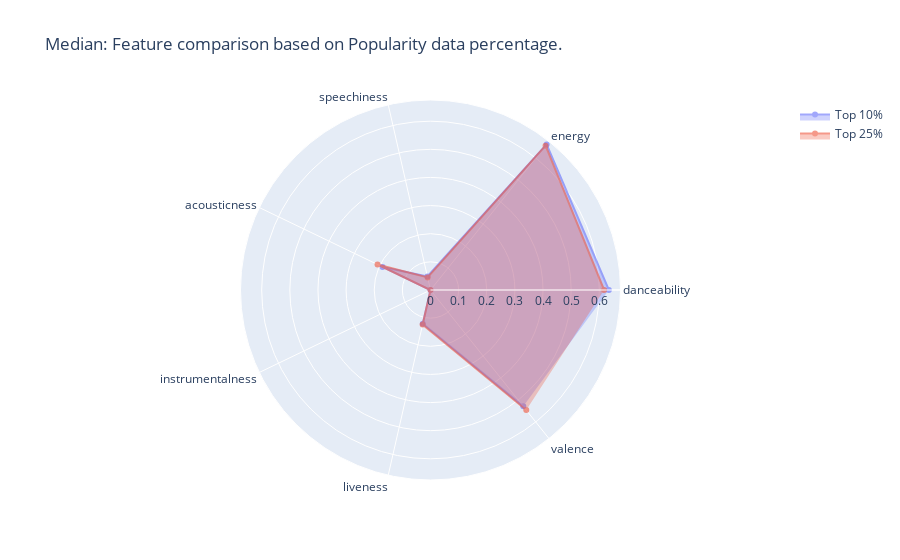

Notebook cell for this chart:
### Code cell
feature.TopDataByPercent(show=True)

### Figure 1 — Plotly figure (JSON) as saved in the notebook; plotly's stock layout.template omitted (floating-point values rounded to 4 significant figures)
{"data": [{"fill": "toself", "name": "Top 10%", "opacity": 0.6, "r": [0.634, 0.662, 0.0491, 0.189, 2.27e-06, 0.123, 0.529], "theta": ["danceability", "energy", "speechiness", "acousticness", "instrumentalness", "liveness", "valence"], "type": "scatterpolar"}, {"fill": "toself", "name": "Top 25%", "opacity": 0.6, "r": [0.617, 0.656, 0.0459, 0.209, 4.04e-06, 0.126, 0.546], "theta": ["danceability", "energy", "speechiness", "acousticness", "instrumentalness", "liveness", "valence"], "type": "scatterpolar"}], "layout": {"polar": {"radialaxis": {"visible": true}}, "showlegend": true, "title": {"text": "Median: Feature comparison based on Popularity data percentage."}}}
